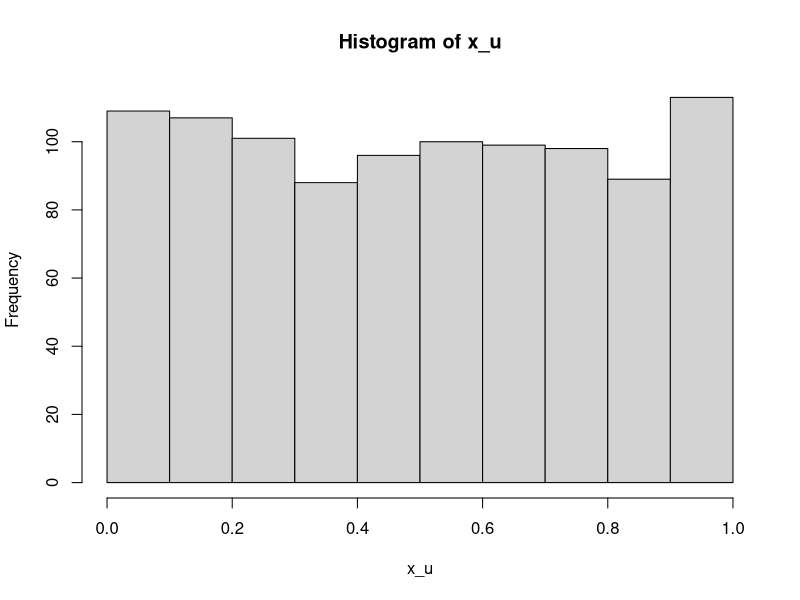
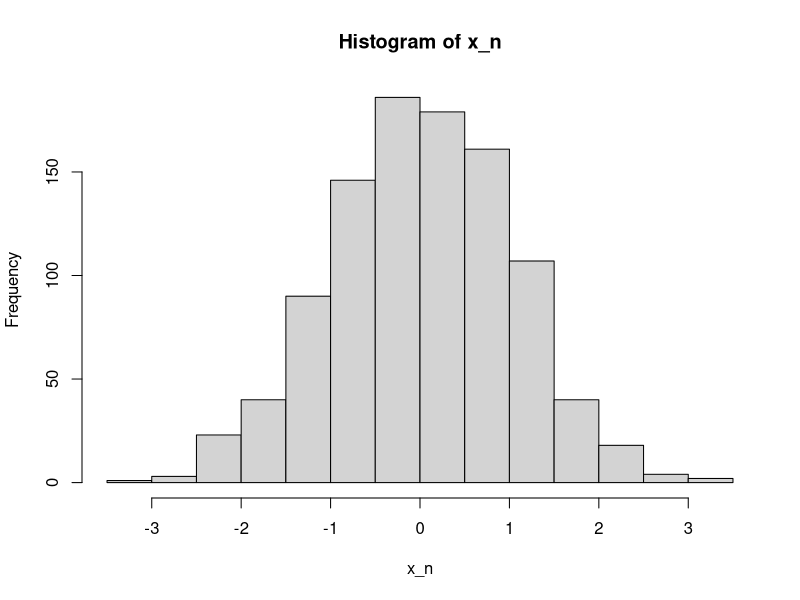
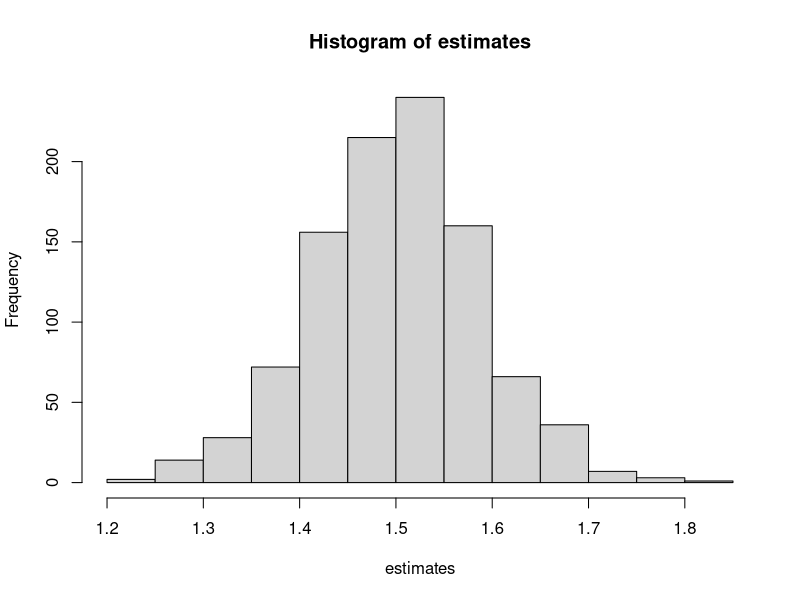

These charts were generated, in order, by the following R code:
## ---- chunk 1
#| include: false
library(tidyverse)
library(data.table)
## ---- chunk 2
#=== uniform ===#
x_u <- runif(1000) 

head(x_u)
hist(x_u)
## ---- chunk 3
#=== normal ===#
x_n <- rnorm(1000, mean = 0, sd = 1)

head(x_n)
hist(x_n)
## ---- chunk 4
#=== Bernouli (0.7) ===#
runif(30) > 0.3
## ---- chunk 5
set.seed(43230)
runif(10)
## ---- chunk 6
x <- runif(100) 
## ---- chunk 7
(
mean_x <- mean(x)
)
## ---- chunk 8
get_estimate <- function()
{
  x <- runif(100) 
  mean_x <- mean(x)
  return(mean_x)
}
## ---- chunk 9
estimates <-
  lapply(
    1:1000,
    function(x) get_estimate()
  ) %>% 
  unlist()
## ---- chunk 10
mean(estimates)
## ---- chunk 11
B <- 1000 # the number of iterations
N <- 100 # sample size
## ---- chunk 12
mu <- rnorm(N) # the common term shared by both x and u
x <- rnorm(N) + mu # independent variable
u <- rnorm(N) + mu # error
y <- 1 + x + u # dependent variable
data <- data.frame(y = y, x = x)
## ---- chunk 13
cor(x, u)
## ---- chunk 14
lm(y ~ x, data = data)$coefficient["x"]
## ---- chunk 15
get_ols_estimate <- function()
{
  mu <- rnorm(N) # the common term shared by both x and u
  x <- rnorm(N) + mu # independent variable
  u <- rnorm(N) + mu # error
  y <- 1 + x + u # dependent variable
  data <- data.frame(y = y, x = x)

  beta_hat <- lm(y ~ x, data = data)$coefficient["x"]

  return(beta_hat)
}

estimates <-
  lapply(
    1:1000,
    function(x) get_ols_estimate()
  ) %>% 
  unlist()
## ---- chunk 16
mean(estimates)
hist(estimates)
